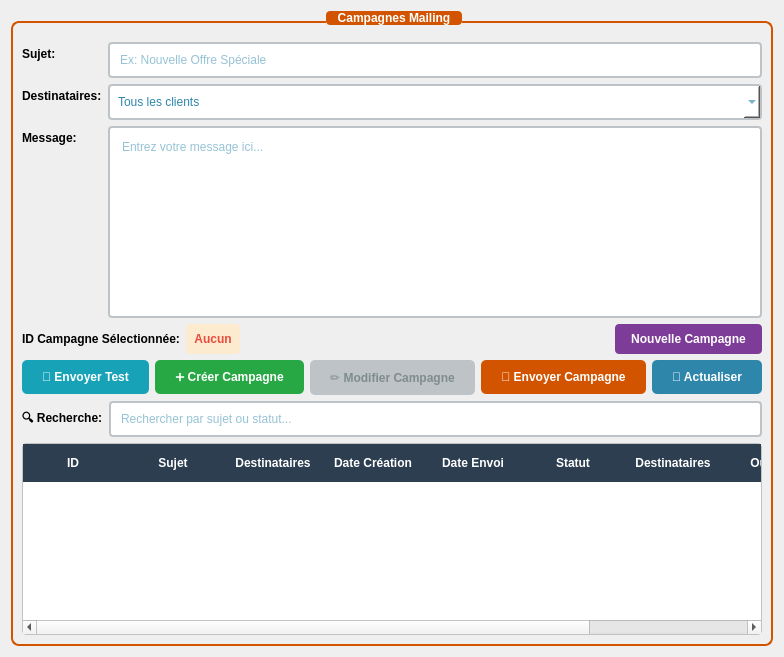
      <widget class="QWidget" name="mailingPage">
       <layout class="QVBoxLayout" name="verticalLayout_12">
        <item>
         <widget class="QGroupBox" name="mailingGroupBox">
          <property name="title">
           <string>Campagnes Mailing</string>
          </property>
          <property name="styleSheet">
           <string notr="true">QGroupBox {
    font-weight: bold;
    color: #2C3E50;
    border: 2px solid #D35400;
    border-radius: 8px;
    margin-top: 10px;
    padding-top: 10px;
}
QGroupBox::title {
    subcontrol-origin: margin;
    subcontrol-position: top center;
    padding: 0 10px;
    background-color: #D35400;
    color: white;
    border-radius: 4px;
}</string>
          </property>
          <layout class="QVBoxLayout" name="verticalLayout_13">
           <item>
            <layout class="QFormLayout" name="formLayout_6">
             <item row="0" column="0">
              <widget class="QLabel" name="label_44">
               <property name="text">
                <string>Sujet:</string>
               </property>
               <property name="styleSheet">
                <string notr="true">font-weight: bold;</string>
               </property>
              </widget>
             </item>
             <item row="0" column="1">
              <widget class="QLineEdit" name="mailingSujetEdit">
               <property name="placeholderText">
                <string>Ex: Nouvelle Offre Spéciale</string>
               </property>
               <property name="styleSheet">
                <string notr="true">QLineEdit {
    padding: 8px;
    border: 2px solid #BDC3C7;
    border-radius: 4px;
    background-color: white;
    color: #2E86AB;
}
QLineEdit:focus {
    border-color: #3498DB;
}</string>
               </property>
              </widget>
             </item>
             <item row="1" column="0">
              <widget class="QLabel" name="label_45">
               <property name="text">
                <string>Destinataires:</string>
               </property>
               <property name="styleSheet">
                <string notr="true">font-weight: bold;</string>
               </property>
              </widget>
             </item>
             <item row="1" column="1">
              <widget class="QComboBox" name="mailingDestinatairesCombo">
               <property name="styleSheet">
                <string notr="true">QComboBox {
    padding: 8px;
    border: 2px solid #BDC3C7;
    border-radius: 4px;
    background-color: white;
    color: #2E86AB;
}
QComboBox:focus {
    border-color: #3498DB;
}</string>
               </property>
               <item>
                <property name="text">
                 <string>Tous les clients</string>
                </property>
               </item>
               <item>
                <property name="text">
                 <string>Clients actifs seulement</string>
                </property>
               </item>
               <item>
                <property name="text">
                 <string>Clients spécifiques</string>
                </property>
               </item>
              </widget>
             </item>
             <item row="2" column="0">
              <widget class="QLabel" name="label_46">
               <property name="text">
                <string>Message:</string>
               </property>
               <property name="styleSheet">
                <string notr="true">font-weight: bold;</string>
               </property>
              </widget>
             </item>
             <item row="2" column="1">
              <widget class="QTextEdit" name="mailingMessageEdit">
               <property name="placeholderText">
                <string>Entrez votre message ici...</string>
               </property>
               <property name="styleSheet">
                <string notr="true">QTextEdit {
    padding: 8px;
    border: 2px solid #BDC3C7;
    border-radius: 4px;
    background-color: white;
    color: #2E86AB;
    min-height: 150px;
}
QTextEdit:focus {
    border-color: #3498DB;
}</string>
               </property>
              </widget>
             </item>
             <item row="3" column="0" colspan="2">
              <layout class="QHBoxLayout" name="horizontalLayout_19">
               <item>
                <widget class="QLabel" name="label_47">
                 <property name="text">
                  <string>ID Campagne Sélectionnée:</string>
                 </property>
                 <property name="styleSheet">
                  <string notr="true">font-weight: bold;</string>
                 </property>
                </widget>
               </item>
               <item>
                <widget class="QLabel" name="selectedMailingIdLabel">
                 <property name="text">
                  <string>Aucun</string>
                 </property>
                 <property name="styleSheet">
                  <string notr="true">font-weight: bold; color: #E74C3C; background-color: #FDEBD0; padding: 4px 8px; border-radius: 4px;</string>
                 </property>
                 <property name="alignment">
                  <set>Qt::AlignCenter</set>
                 </property>
                </widget>
               </item>
               <item>
                <spacer name="horizontalSpacer_7">
                 <property name="orientation">
                  <enum>Qt::Horizontal</enum>
                 </property>
                 <property name="sizeHint" stdset="0">
                  <size>
                   <width>40</width>
                   <height>20</height>
                  </size>
                 </property>
                </spacer>
               </item>
               <item>
                <widget class="QPushButton" name="clearMailingFormBtn">
                 <property name="text">
                  <string>Nouvelle Campagne</string>
                 </property>
                 <property name="styleSheet">
                  <string notr="true">QPushButton {
    background-color: #7D3C98;
    color: white;
    border: none;
    padding: 8px 16px;
    border-radius: 4px;
    font-weight: bold;
}
QPushButton:hover {
    background-color: #6C3483;
}
QPushButton:pressed {
    background-color: #5B2C6F;
}</string>
                 </property>
                </widget>
               </item>
              </layout>
             </item>
            </layout>
           </item>
           <item>
            <layout class="QHBoxLayout" name="horizontalLayout_20">
             <item>
              <widget class="QPushButton" name="sendTestMailBtn">
               <property name="text">
                <string>🧪 Envoyer Test</string>
               </property>
               <property name="styleSheet">
                <string notr="true">QPushButton {
    background-color: #17A2B8;
    color: white;
    border: none;
    padding: 10px 20px;
    border-radius: 5px;
    font-weight: bold;
}
QPushButton:hover {
    background-color: #138496;
}
QPushButton:pressed {
    background-color: #117A8B;
}</string>
               </property>
              </widget>
             </item>
             <item>
              <widget class="QPushButton" name="addMailingBtn">
               <property name="text">
                <string>➕ Créer Campagne</string>
               </property>
               <property name="styleSheet">
                <string notr="true">QPushButton {
    background-color: #28A745;
    color: white;
    border: none;
    padding: 10px 20px;
    border-radius: 5px;
    font-weight: bold;
}
QPushButton:hover {
    background-color: #218838;
}
QPushButton:pressed {
    background-color: #1E7E34;
}</string>
               </property>
              </widget>
             </item>
             <item>
              <widget class="QPushButton" name="editMailingBtn">
               <property name="enabled">
                <bool>false</bool>
               </property>
               <property name="text">
                <string>✏️ Modifier Campagne</string>
               </property>
               <property name="styleSheet">
                <string notr="true">QPushButton {
    background-color: #FFC107;
    color: #212529;
    border: none;
    padding: 10px 20px;
    border-radius: 5px;
    font-weight: bold;
}
QPushButton:hover {
    background-color: #E0A800;
}
QPushButton:pressed {
    background-color: #D39E00;
}
QPushButton:disabled {
    background-color: #BDC3C7;
    color: #7F8C8D;
}</string>
               </property>
              </widget>
             </item>
             <item>
              <widget class="QPushButton" name="sendMailingBtn">
               <property name="text">
                <string>📧 Envoyer Campagne</string>
               </property>
               <property name="styleSheet">
                <string notr="true">QPushButton {
    background-color: #D35400;
    color: white;
    border: none;
    padding: 10px 20px;
    border-radius: 5px;
    font-weight: bold;
}
QPushButton:hover {
    background-color: #BA4A00;
}
QPushButton:pressed {
    background-color: #A04000;
}</string>
               </property>
              </widget>
             </item>
             <item>
              <widget class="QPushButton" name="refreshMailingTableBtn">
               <property name="text">
                <string>🔄 Actualiser</string>
               </property>
               <property name="styleSheet">
                <string notr="true">QPushButton {
    background-color: #2E86AB;
    color: white;
    border: none;
    padding: 10px 20px;
    border-radius: 5px;
    font-weight: bold;
}
QPushButton:hover {
    background-color: #266D8F;
}
QPushButton:pressed {
    background-color: #1F5A7A;
}</string>
               </property>
              </widget>
             </item>
            </layout>
           </item>
           <item>
            <layout class="QHBoxLayout" name="horizontalLayout_21">
             <item>
              <widget class="QLabel" name="label_48">
               <property name="text">
                <string>🔍 Recherche:</string>
               </property>
               <property name="styleSheet">
                <string notr="true">font-weight: bold; font-size: 12px;</string>
               </property>
              </widget>
             </item>
             <item>
              <widget class="QLineEdit" name="searchMailingLineEdit">
               <property name="placeholderText">
                <string>Rechercher par sujet ou statut...</string>
               </property>
               <property name="styleSheet">
                <string notr="true">QLineEdit {
    padding: 8px;
    border: 2px solid #BDC3C7;
    border-radius: 4px;
    background-color: white;
    color: #2E86AB;
}
QLineEdit:focus {
    border-color: #3498DB;
}</string>
               </property>
              </widget>
             </item>
            </layout>
           </item>
           <item>
            <widget class="QTableWidget" name="mailingTable">
             <property name="styleSheet">
              <string notr="true">QTableWidget {
    background-color: white;
    alternate-background-color: #F8F9FA;
    selection-background-color: #D35400;
    selection-color: white;
    gridline-color: #BDC3C7;
    border: 1px solid #BDC3C7;
    border-radius: 4px;
}
QTableWidget::item {
    padding: 8px;
    border-bottom: 1px solid #ECF0F1;
    color: #2E86AB;
}
QTableWidget::item:selected {
    background-color: #D35400;
    color: white;
}
QHeaderView::section {
    background-color: #2C3E50;
    color: white;
    padding: 10px;
    border: none;
    font-weight: bold;
}</string>
             </property>
             <property name="editTriggers">
              <set>QAbstractItemView::NoEditTriggers</set>
             </property>
             <property name="selectionMode">
              <enum>QAbstractItemView::SingleSelection</enum>
             </property>
             <property name="selectionBehavior">
              <enum>QAbstractItemView::SelectRows</enum>
             </property>
             <property name="showGrid">
              <bool>true</bool>
             </property>
             <property name="gridStyle">
              <enum>Qt::SolidLine</enum>
             </property>
             <property name="alternatingRowColors">
              <bool>true</bool>
             </property>
             <property name="sortingEnabled">
              <bool>true</bool>
             </property>
             <attribute name="horizontalHeaderHighlightSections">
              <bool>false</bool>
             </attribute>
             <attribute name="horizontalHeaderStretchLastSection">
              <bool>true</bool>
             </attribute>
             <column>
              <property name="text">
               <string>ID</string>
              </property>
             </column>
             <column>
              <property name="text">
               <string>Sujet</string>
              </property>
             </column>
             <column>
              <property name="text">
               <string>Destinataires</string>
              </property>
             </column>
             <column>
              <property name="text">
               <string>Date Création</string>
              </property>
             </column>
             <column>
              <property name="text">
               <string>Date Envoi</string>
              </property>
             </column>
             <column>
              <property name="text">
               <string>Statut</string>
              </property>
             </column>
             <column>
              <property name="text">
               <string>Destinataires</string>
              </property>
             </column>
             <column>
              <property name="text">
               <string>Ouverts</string>
              </property>
             </column>
             <column>
              <property name="text">
               <string>Clics</string>
              </property>
             </column>
            </widget>
           </item>
          </layout>
         </widget>
        </item>
       </layout>
      </widget>
